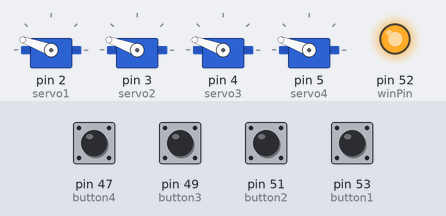
Bench run of a sketch on a simulated Arduino Mega 2560, built with avr-gcc and run on an emulated ATmega2560. Shown: 4 × servo, output pins drawn as LEDs (lit = HIGH). The inputs (shaded band) are chosen by the test bench; at power-on: pin 47 (button4), pin 49 (button3), pin 51 (button2), pin 53 (button1) HIGH.

Above: at 1.2 s.
1.3 s: pin 47 (button4) pulled LOW for 1 s
At 3.3 s:
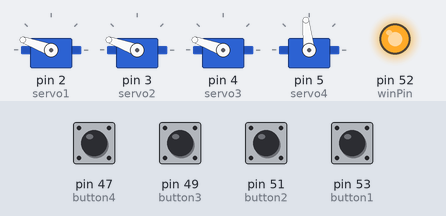
3.8 s: pin 49 (button3) pulled LOW for 0.15 s
At 4.6 s:
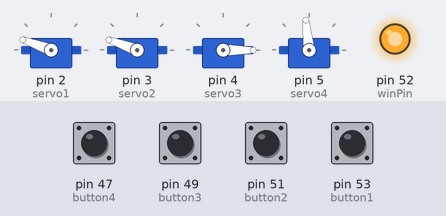
5.4 s: pin 51 (button2) pulled LOW for 0.15 s
At 5.8 s:
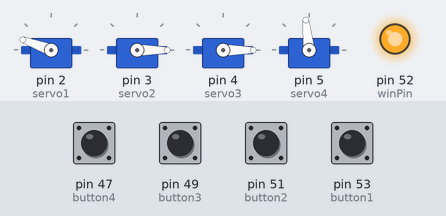
7.0 s: pin 53 (button1) pulled LOW for 0.15 s
At 8.2 s:
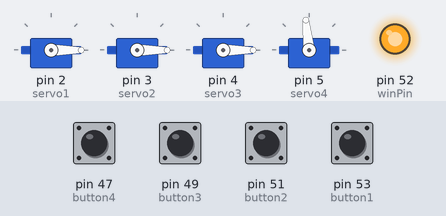
8.6 s: pin 47 (button4) pulled LOW for 0.15 s
At 9.4 s:
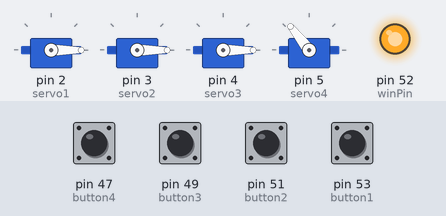
10.2 s: pin 49 (button3) pulled LOW for 1 s
At 12.5 s:
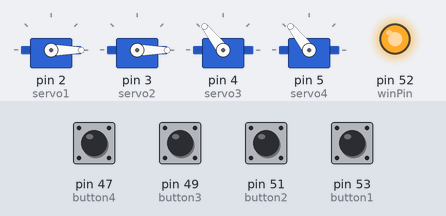
Timing chart, 0 to 13.7 s (numbered marks = the images above; inputs shaded):
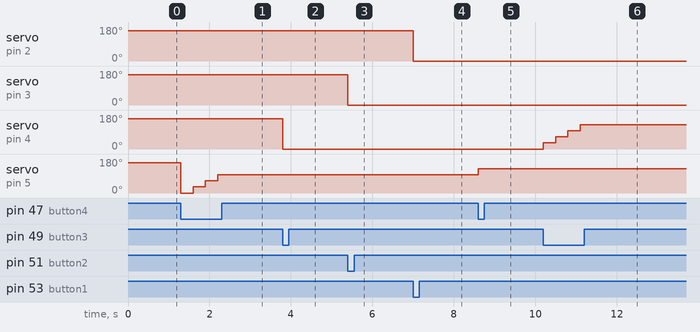

Measured:
- after the input at 1.3 s, servo on pin 5 (servo4): 160° → 0° at once, → 32° 0.30 s later, → 64° 0.30 s later, → 96° 0.30 s later
- after the input at 3.8 s, servo on pin 4 (servo3): 160° → 0° at once
- after the input at 5.4 s, servo on pin 3 (servo2): 160° → 0° at once
- after the input at 7.0 s, servo on pin 2 (servo1): 160° → 0° at once
- after the input at 8.6 s, servo on pin 5 (servo4): 96° → 128° at once
- after the input at 10.2 s, servo on pin 4 (servo3): 0° → 32° at once, → 64° 0.30 s later, → 96° 0.30 s later, → 128° 0.30 s later

The sketch:

riddle1.ino
```cpp
#include <Servo.h>

/*
  @author: Evan Plumley

  @description Riddle 1 is is comprised of 4 servo motros that rotate at the press of a button.
  The servos rotate a fixed amount and thier position in degrees indicates whether they
  are in the correct position for the puzzle solution. The tilt switch must also be in the
  correct position to indicate a puzzle solve state.
*/

//Create servo objects
Servo servo1;
Servo servo2;
Servo servo3;
Servo servo4;

int servoState1 = 160;
int servoState2 = 160;
int servoState3 = 160;
int servoState4 = 160;

//assign pin numbers to buttons
int button1 = 53; //riddle hand 4
int button2 = 51; //riddle hand 2
int button3 = 49; //riddle hand 1
int button4 = 47; //riddle hand 3

int servoDelay = 300;

int tiltSwitch = 13;
int winPin = 52;

void setup() {

  //set win pin
  pinMode(winPin, OUTPUT);
  digitalWrite(winPin, HIGH);

  //Setup button inputs
  pinMode(button1, INPUT_PULLUP);
  pinMode(button2, INPUT_PULLUP);
  pinMode(button3, INPUT_PULLUP);
  pinMode(button4, INPUT_PULLUP);

  //Setup Servos with pins and move to start position
  servo1.attach(2);
  servo1.write(servoState1);

  servo2.attach(3);
  servo2.write(servoState2);

  servo3.attach(4);
  servo3.write(servoState3);

  servo4.attach(5);
  servo4.write(servoState4);

  //tilt switch setup
  pinMode(tiltSwitch,INPUT);
  digitalWrite(tiltSwitch, HIGH);
}

void loop() {
  ////////////////////////////////////////////////////////////////
  //servo 1
  if (digitalRead(button1) == LOW && servoState1 < 160)
  {
    servo1.write(servoState1 + 32);
    servoState1 = servoState1 + 32;
    delay(servoDelay);
  }
  else if (digitalRead(button1) == LOW)
  {
    servo1.write(0);
    servoState1 = 0;
    delay(servoDelay);
  }
  //////////////////////////////////////////////////////////////////
  //servo2
   if (digitalRead(button2) == LOW && servoState2 < 160)
  {
    servo2.write(servoState2 + 32);
    servoState2 = servoState2 + 32;
    delay(servoDelay);
  }
  else if (digitalRead(button2) == LOW)
  {
    servo2.write(0);
    servoState2 = 0;
    delay(servoDelay);
  }

  //////////////////////////////////////////////////////////////////
  //servo3
   if (digitalRead(button3) == LOW && servoState3 < 160)
  {
    servo3.write(servoState3 + 32);
    servoState3 = servoState3 + 32;
    delay(servoDelay);
  }
  else if (digitalRead(button3) == LOW)
  {
    servo3.write(0);
    servoState3 = 0;
    delay(servoDelay);
  }

  //////////////////////////////////////////////////////////////////
  //servo4
   if (digitalRead(button4) == LOW && servoState4 < 160)
  {
    servo4.write(servoState4 + 32);
    servoState4 = servoState4 + 32;
    delay(servoDelay);
  }
  else if (digitalRead(button4) == LOW)
  {
    servo4.write(0);
    servoState4 = 0;
    delay(servoDelay);
  }


  //win state trigger
  if (servoState1 == 32 && servoState2 == 32 && servoState3 == 96 && servoState4 == 128 && digitalRead(tiltSwitch) == LOW)
  {
    //write to win pin low for success!
    digitalWrite(winPin, LOW);
  }


}
```
